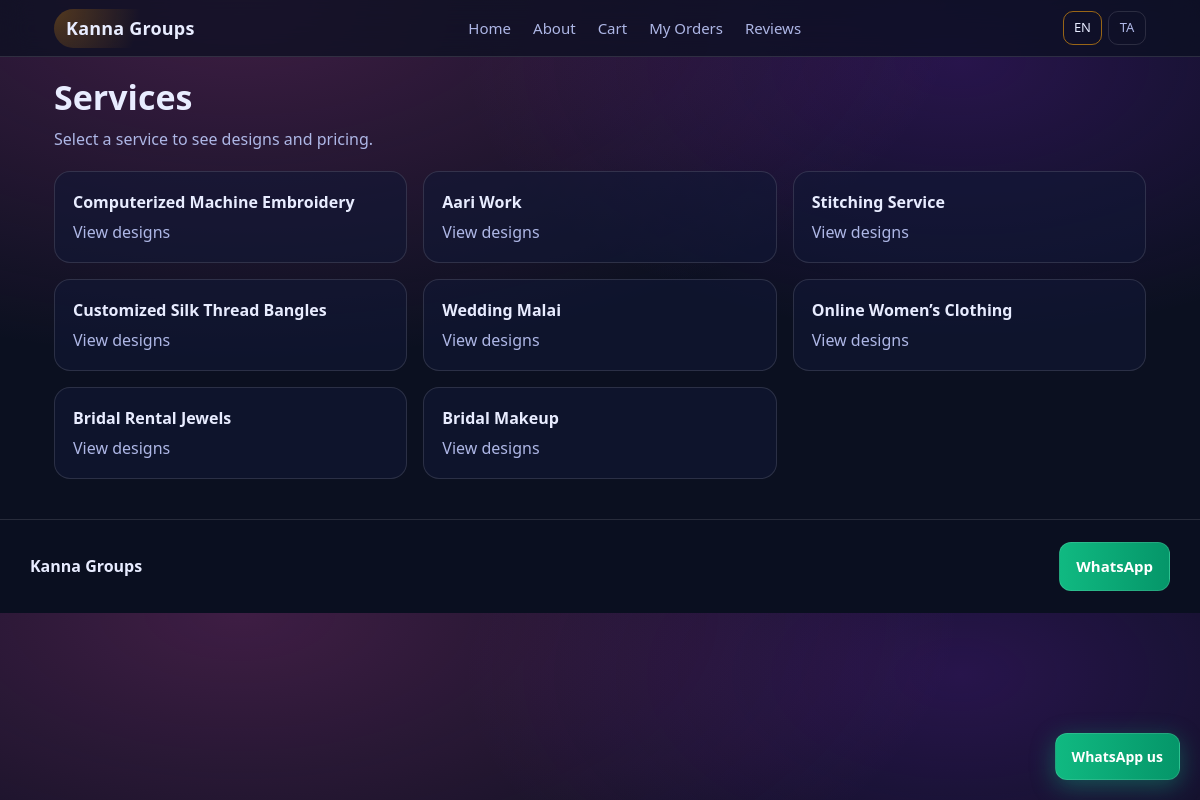
/services, run on the app's committed database.
### app/models.py (models this page shows, shortened)
class Setting(db.Model):
    __tablename__ = "setting"
    id = db.Column(db.Integer, primary_key=True)
    key = db.Column(db.String(64), unique=True, nullable=False, index=True)
    value = db.Column(db.Text, nullable=False)

class Service(db.Model):
    __tablename__ = "service"
    id = db.Column(db.Integer, primary_key=True)
    slug = db.Column(db.String(64), unique=True, nullable=False, index=True)
    name_en = db.Column(db.String(128), nullable=False)
    name_ta = db.Column(db.String(128), nullable=False)
    created_at = db.Column(db.DateTime(timezone=True), default=_utcnow, nullable=False)
    designs = db.relationship("Design", backref="service", lazy=True,
                              cascade="all, delete-orphan")

### app/routes/public.py (the view)
@bp.get("/services")
def services():
    services = Service.query.order_by(Service.id.asc()).all()
    return render_template(
        "shop/services.html",
        services=services,
        lang=_lang(),
        business_name=get_setting("business_name", "Kanna Groups"),
        whatsapp=get_setting("whatsapp_number", "+919344272890"),
    )

### app/models.py (called while the page is built)
def get_setting(key: str, default: str = "") -> str:
    s = Setting.query.filter_by(key=key).first()
    return s.value if s else default

### app/routes/public.py (called while the page is built)
def _lang() -> str:
    lang = request.args.get("lang", "en").lower()
    return "ta" if lang == "ta" else "en"

### app/templates/shop/services.html (shortened to what this page needs)
{% extends "base.html" %}
{% block content %}
  <div class="page-header">
    <h1>{{ 'Services' if lang=='en' else 'சேவைகள்' }}</h1>
    <p class="muted">{{ 'Select a service to see designs and pricing.' if lang=='en' else 'ஒரு சேவையை தேர்வு செய்து டிசைன்கள் மற்றும் விலையை பார்க்கலாம்.' }}</p>
  </div>
  <div class="grid">
    {% for s in services %}
      <a class="card" href="{{ url_for('public.service_detail', slug=s.slug, lang=lang) }}">
        <div class="card-title">{{ s.name_en if lang=='en' else s.name_ta }}</div>
        <div class="muted">{{ 'View designs' if lang=='en' else 'டிசைன்கள் பார்க்க' }}</div>
      </a>
    {% endfor %}
  </div>
{% endblock %}

### app/templates/base.html (shortened to what this page needs)
<!doctype html>
<html lang="{{ 'ta' if lang == 'ta' else 'en' }}">
  <head>
    <link rel="stylesheet" href="{{ url_for('static', filename='css/styles.css') }}" />
  </head>
  <body>
    <header class="topbar">
      <div class="container topbar-inner">
        <a class="brand" href="{{ url_for('public.home', lang=lang) }}">{{ business_name or "Kanna Groups" }}</a>
        <nav class="nav" id="mainNav">
          <a href="{{ url_for('public.home', lang=lang) }}">{{ 'Home' if lang=='en' else 'முகப்பு' }}</a>
          <a href="{{ url_for('public.about', lang=lang) }}">{{ 'About' if lang=='en' else 'எங்களைப் பற்றி' }}</a>
          <a href="{{ url_for('public.cart_page', lang=lang) }}">{{ 'Cart' if lang=='en' else 'கார்ட்' }}{% if cart_count %}<span class="cart-badge">{{ cart_count }}</span>{% endif %}</a>
          <a href="{{ url_for('public.my_orders', lang=lang) }}">{{ 'My Orders' if lang=='en' else 'என் ஆர்டர்கள்' }}</a>
          <a href="{{ url_for('public.reviews_page', lang=lang) }}">{{ 'Reviews' if lang=='en' else 'ரிவியூக்கள்' }}</a>
        </nav>
        <div class="lang lang-desktop">
          <a class="{{ 'active' if lang=='en' else '' }}" href="{{ request.path }}?lang=en">EN</a>
          <a class="{{ 'active' if lang=='ta' else '' }}" href="{{ request.path }}?lang=ta">TA</a>
        </div>
      </div>
    </header>
    <main class="container">
      {% block content %}{% endblock %}
    </main>
    <footer class="footer" id="contact">
      <div class="container footer-inner">
        <div>
          <div class="footer-title">{{ business_name or "Kanna Groups" }}</div>
        </div>
        {% if whatsapp %}
          <a class="btn btn-whatsapp" href="https://wa.me/{{ whatsapp | replace('+','') }}" target="_blank" rel="noreferrer">
            WhatsApp
          </a>
        {% endif %}
      </div>
    </footer>
    {% if whatsapp %}
      <div class="floating-wa">
        <a class="btn btn-whatsapp" href="https://wa.me/{{ whatsapp | replace('+','') }}" target="_blank" rel="noreferrer">
          {{ 'WhatsApp us' if lang=='en' else 'WhatsApp-ல் தொடர்பு' }}
        </a>
      </div>
    {% endif %}
  </body>
</html>

### app/static/css/styles.css (style rules this page uses)
:root { --bg:#0b1020; --card:#111836; --text:#e8ecff; --muted:#aeb7e6; --border:rgba(255,255,255,.12); --accent1:#d946b0; --accent2:#7e22ce; --gold:#f59e0b; --white:#ffffff; --coral:#fb7185; --radius-sm:10px; --radius-md:14px; --radius-lg:18px; --transition-fast:.16s ease; --transition-med:.25s ease; }
* { box-sizing:border-box;margin:0;padding:0 }
html { -webkit-text-size-adjust:100%;scroll-behavior:smooth }
body { font-family: 'Segoe UI', system-ui, -apple-system, Roboto, 'Noto Sans', 'Liberation Sans', sans-serif; background: radial-gradient(1200px 600px at 20% 0%, rgba(217,70,176,.25), transparent 60%), radial-gradient(900px 500px at 80% 10%, rgba(126,34,206,.25), transparent 55%), var(--bg); color:var(--text); line-height:1.5; overflow-x:hidden; -webkit-font-smoothing:antialiased; }
a { color:inherit;text-decoration:none }
.container { width:100%; max-width:1100px; margin:0 auto; padding:0 clamp(12px, 3vw, 24px); }
.topbar { position:sticky; top:0; backdrop-filter:blur(14px); -webkit-backdrop-filter:blur(14px); background:rgba(11,16,32,.72); border-bottom:1px solid var(--border); z-index:100; }
.topbar-inner { display:flex; align-items:center; gap:12px; justify-content:space-between; min-height:56px; }
.brand { font-weight:800; font-size:clamp(15px, 3.5vw, 18px); letter-spacing:.2px; padding:6px 12px; border-radius:999px; background:radial-gradient(circle at 0 0, rgba(245,158,11,.28), transparent 55%); white-space:nowrap; flex-shrink:0; }
.nav { display:flex;gap:clamp(8px, 1.5vw, 14px);align-items:center }
.nav a { color:var(--muted); font-size:clamp(13px, 1.6vw, 15px); padding:6px 4px; white-space:nowrap; transition:color var(--transition-fast); }
.lang { display:flex;gap:6px;align-items:center;flex-shrink:0 }
.lang a { padding:6px 10px; border:1px solid var(--border); border-radius:var(--radius-sm); color:var(--muted); font-size:13px; min-width:38px; text-align:center; transition:all var(--transition-fast); }
.lang a.active { border-color:rgba(245,158,11,.6);color:var(--text) }
.lang-desktop { display:flex }
h1 { margin:0 0 10px;font-size:clamp(22px, 4vw, 34px);line-height:1.18 }
.muted { color:var(--muted) }
.grid { display:grid; grid-template-columns:repeat(3, minmax(0, 1fr)); gap:clamp(10px, 2vw, 16px); }
.card { border:1px solid var(--border); background:rgba(17,24,54,.6); border-radius:16px; padding:clamp(12px, 2vw, 18px); position:relative; overflow:hidden; transition:border-color var(--transition-fast), transform var(--transition-fast), box-shadow var(--transition-fast); }
.card::before { content:""; position:absolute;inset:-1px; border-radius:inherit; background:radial-gradient(circle at 0 0, rgba(245,158,11,.35), transparent 55%); opacity:0; transition:opacity .18s ease; pointer-events:none; }
.card-title { font-weight:700;margin-bottom:6px }
.btn { display:inline-flex; align-items:center; justify-content:center; gap:8px; padding:clamp(10px, 1.5vw, 12px) clamp(12px, 2vw, 16px); border-radius:12px; border:1px solid rgba(255,255,255,.12); background:linear-gradient(90deg, var(--accent1), var(--accent2)); color:var(--white); font-weight:700; font-size:clamp(13px, 1.6vw, 15px); cursor:pointer; min-height:44px; transition:filter var(--transition-fast), transform var(--transition-fast); white-space:nowrap; }
.btn-whatsapp { background:linear-gradient(90deg, #10b981, #059669) }
.page-header { margin:clamp(12px, 2vw, 20px) 0 }
.footer { margin-top:40px;border-top:1px solid var(--border);background:rgba(11,16,32,.6) }
.footer-inner { display:flex; justify-content:space-between; align-items:center; gap:12px; padding:clamp(14px, 2.5vw, 22px) 0; flex-wrap:wrap; }
.footer-title { font-weight:800;font-size:clamp(14px, 1.8vw, 16px) }
.floating-wa { position:fixed; right:clamp(12px, 2vw, 20px); bottom:clamp(12px, 2vw, 20px); z-index:40; }
.floating-wa .btn { box-shadow:0 6px 24px rgba(16,185,129,.4); font-size:clamp(12px, 1.5vw, 14px); }
@media (min-width:1200px) { .container { max-width:1140px } }

### data on the page
Setting: value "Kanna Groups"
Service: name_en "Computerized Machine Embroidery", value "View designs"
Service: name_en "Aari Work", value "View designs"
Service: name_en "Stitching Service", value "View designs"
Service: name_en "Customized Silk Thread Bangles", value "View designs"
Service: name_en "Wedding Malai", value "View designs"
Service: name_en "Online Women’s Clothing", value "View designs"
Service: name_en "Bridal Rental Jewels", value "View designs"
Service: name_en "Bridal Makeup", value "View designs"

### other printed values
{{ 'Home' if lang=='en' else 'முகப்பு' }} "Home"
{{ 'About' if lang=='en' else 'எங்களைப் பற்றி' }} "About"
{{ 'Cart' if lang=='en' else 'கார்ட்' }} "Cart"
{{ 'My Orders' if lang=='en' else 'என் ஆர்டர்கள்' }} "My Orders"
{{ 'Reviews' if lang=='en' else 'ரிவியூக்கள்' }} "Reviews"
{{ 'Services' if lang=='en' else 'சேவைகள்' }} "Services"
{{ 'WhatsApp us' if lang=='en' else 'WhatsApp-ல் தொடர்பு' }} "WhatsApp us"
